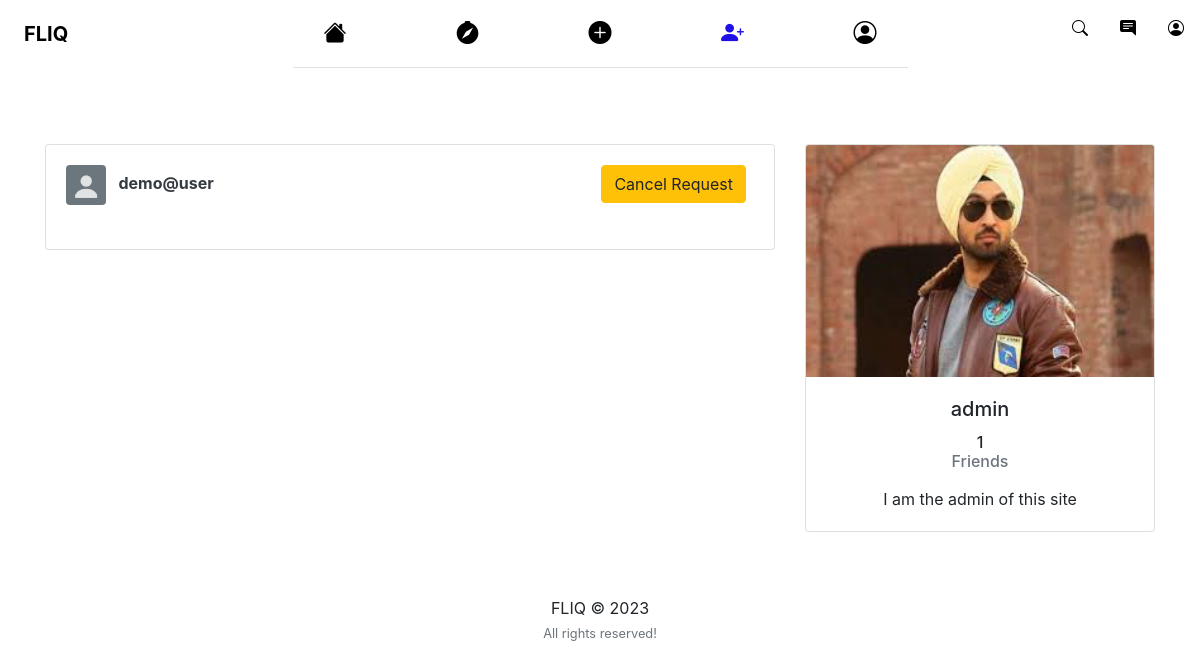
Before: /users/ (signed in) with the older database file.
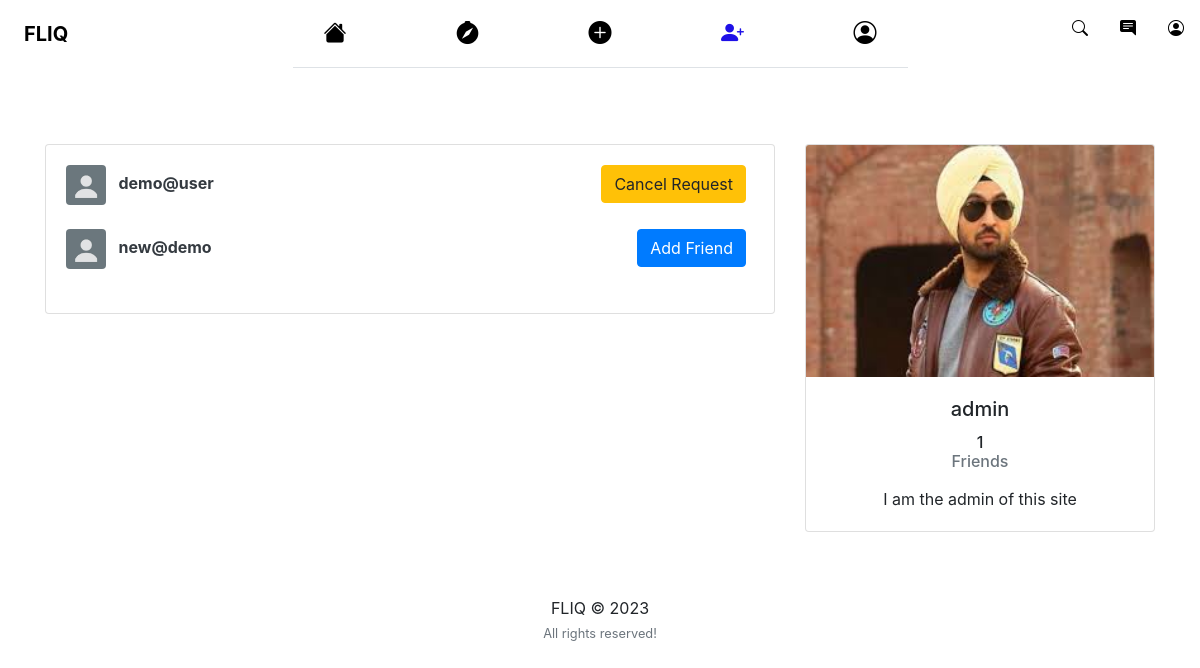
After: the same page with the newer database file.
### users/models.py (models this page shows)
class Profile(models.Model):
	user = models.OneToOneField(User, on_delete=models.CASCADE)
	name = models.CharField(max_length=30)
	image = models.ImageField(default='default.png', upload_to='profile_pics')
	slug = AutoSlugField(populate_from='user')
	bio = models.CharField(max_length=255, blank=True)
	link = models.CharField(max_length=255, blank=True)
	friends = models.ManyToManyField("Profile", blank=True)
	def __str__(self):
		return str(self.user.username)
	def get_absolute_url(self):
		return "/users/{}".format(self.slug)

### users/views.py (the view)
# urls.py: path('users/', user_views.users_list, name='users_list'),
@login_required
def users_list(request):
    users = Profile.objects.exclude(user=request.user)
    sent_friend_requests = FriendRequest.objects.filter(from_user=request.user)
    my_friends = request.user.profile.friends.all()
    sent_to = []
    friends = []
    for user in my_friends:
        friend = user.friends.all()
        for f in friend:
            if f in friends:
                friend = friend.exclude(user=f.user)
        friends += friend
    for i in my_friends:
        if i in friends:
            friends.remove(i)
    if request.user.profile in friends:
        friends.remove(request.user.profile)
    random_list = random.sample(list(users), min(len(list(users)), 10))
    for r in random_list:
        if r in friends:
            random_list.remove(r)
    friends += random_list
    for i in my_friends:
        if i in friends:
            friends.remove(i)
    for se in sent_friend_requests:
        sent_to.append(se.to_user)
    context = {
        'users': friends,
        'sent': sent_to
    }
    return render(request, "users/users_list.html", context)

### users/templates/users/users_list.html (shortened to what this page needs)
{% extends "feed/layout.html" %} {% load static %}
{% block adduseractive %}active{% endblock adduseractive %}
{% block content %}
<div class="container py-5">
  <div class="row">
    <div class="col-md-8">
      {% if users %}
      <div class="card card-signin my-5">
        <div class="card-body">
          {% for user_p in users %}
          <a href="{{ user_p.get_absolute_url }}"
            ><img
              src="{{ user_p.image.url }}"
              class="rounded mr-2"
              width="40"
              height="40"
              alt=""
          /></a>
          <a class="text-dark" href="{{ user_p.get_absolute_url }}"
            ><b>{{ user_p }}</b></a
          >
          {% if not user_p.user in sent %}
          <small class="float-right">
            <a
              class="btn btn-primary mr-2"
              href="{% url 'send_friend_request' user_p.id %}"
              >Add Friend</a
            >
          </small>
          {% else %}
          <small class="float-right">
            <a
              class="btn btn-warning mr-2"
              href="{% url 'cancel_friend_request' user_p.id %}"
              >Cancel Request</a
            >
          </small>
          {% endif %}
          <br /><br />
          {% endfor %}
        </div>
      </div>
      {% else %}
      <h5><i>No new people to add now! Please come back later!</i></h5>
      {% endif %}
    </div>
    <div class="col-md-4">
      <div class="card card-signin my-5">
        <a href="{{ request.user.profile.get_absolute_url }}"
          ><img
            class="card-img-top"
            src="{{ request.user.profile.image.url }}"
            alt=""
        /></a>
        <div class="card-body">
          <h5 class="card-title text-center">{{ request.user }}</h5>
          <h6 class="text-center">
            {{ request.user.profile.friends.count }}
            <p class="text-muted">Friends</p>
          </h6>
          <p class="card-text text-center">{{ request.user.profile.bio }}</p>
        </div>
      </div>
    </div>
  </div>
  {% endblock content %}

Changed rows visible on the page:
added Profile: image (placeholder picture), user.username "new@demo", shows "Add Friend"
